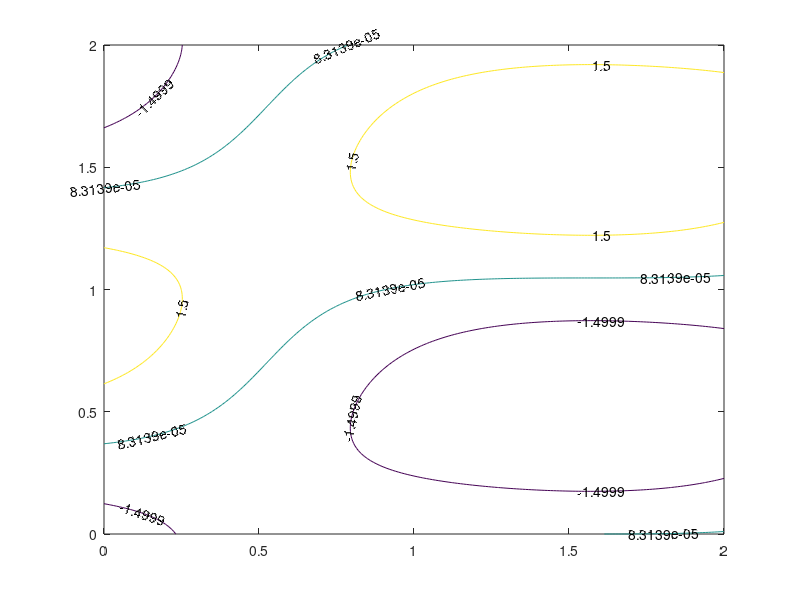

Recreate this plot in MATLAB.
clear,clc
x = 0 : 0.01 : 2;
y = 0 : 0.01 : 2;
[X, Y ] =  meshgrid(x, y);
Z = sin(2.* X + 3.*Y ) - 2.* cos(X - 3.*Y ).* ones(size(X));
[C, h] = contour(X, Y, Z, 3);
clabel(C, h)